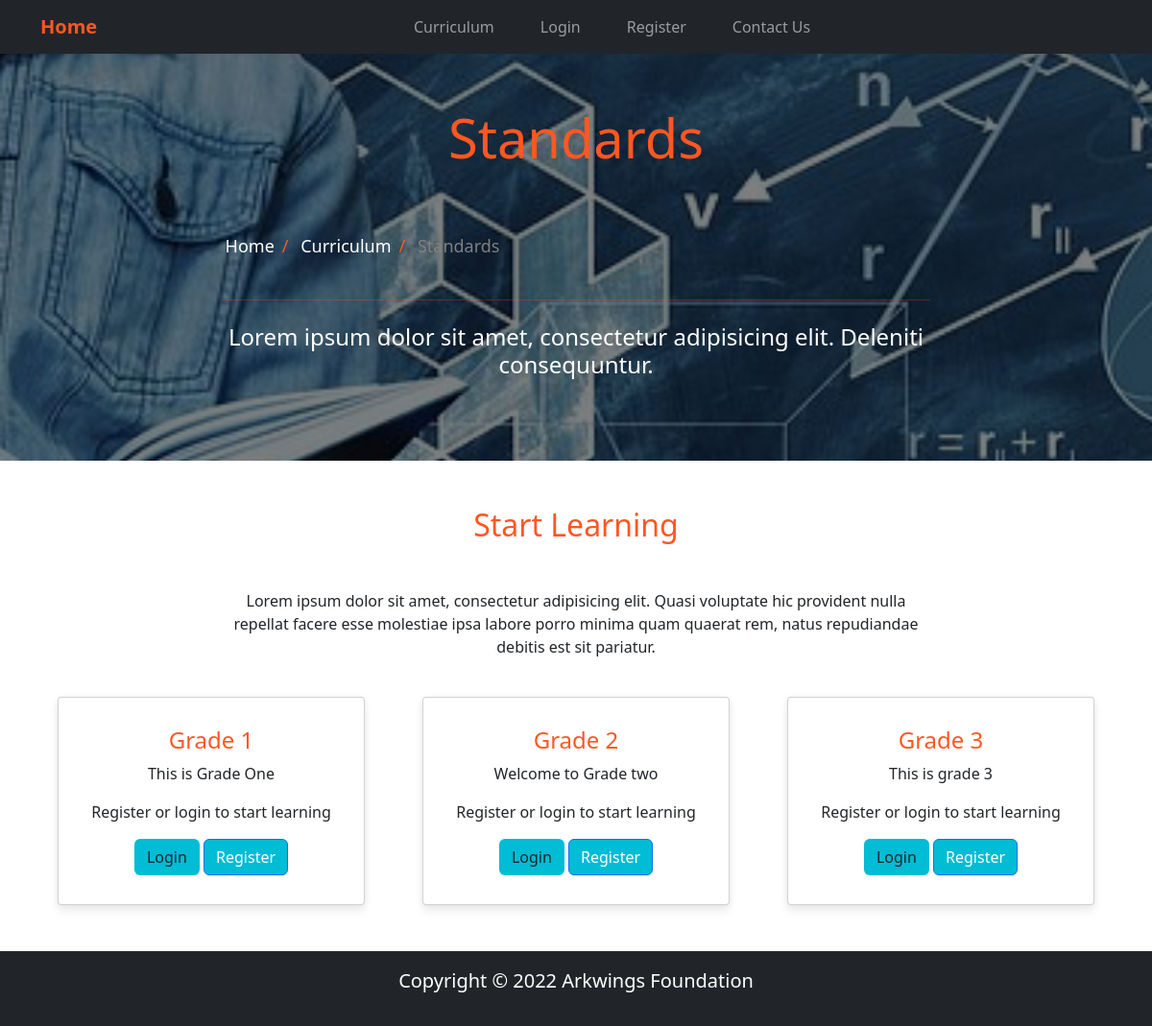
The app's page /curriculum/ with its own data.
### curriculum/models.py (models this page shows, shortened)
class Standard(models.Model):
    name = models.CharField(max_length=100, unique=True)
    slug = models.SlugField(null=True, blank=True)
    description = models.TextField(max_length=500,blank=True)

### curriculum/views.py (the view)
# urls.py: path('', views.StandardListView.as_view(), name='standard_list'),
class StandardListView(ListView):
    context_object_name = 'standards'
    model = Standard
    template_name = 'curriculum/standard_list_view.html'

### curriculum/templates/curriculum/standard_list_view.html (shortened to what this page needs)
{% extends 'base.html' %}
{% load static %}
{% block image_block %}
<header class="info-header">
  <div id="page-intro" class="container-fluid d-flex align-items-center justify-content-center ">
    <div class="row d-flex justify-content-center text-center">
      <div class="col-md-10 text-white">
        <h2 class="display-4 font-weight-bold  p-5 " style="color:#ff5722;" > Standards </h2>
        <div class="row d-flex justify-content-center text-center">
          <ul class="breadcrumb">
            <li><a href="{% url 'index' %}">Home</a></li>
            <li><a href="{% url 'curriculum:standard_list' %}">Curriculum</a></li>
            <li class="disabled-text">Standards</li>
          </ul>
        </div>
        <hr style="color:#ff5722;">
        <h4 class="white-text my-4">Lorem ipsum dolor sit amet, consectetur adipisicing elit.
                  Deleniti
                  consequuntur.</h4>
  </div>
</header>
{% endblock %}
{% block content %}
<section id="best-features" class="text-center">
              <h2 class="mb-5 mt-5 font-weight-bold" style="color:#ff5722;">Start Learning</h2>
              <div class="row d-flex justify-content-center mb-4">
                <div class="col-md-8">
                  <p class="grey-text">Lorem ipsum dolor sit amet, consectetur adipisicing elit. Quasi voluptate
                                    hic
                                    provident nulla repellat
                                    facere esse molestiae ipsa labore porro minima quam quaerat rem, natus repudiandae debitis
                                    est
                                    sit pariatur.</p>
                </div>
              </div>
              <div class="row">
                      {% for standard in standards %}
                      <div class="col-md-4 d-flex mb-5 justify-content-center">
                        <div class="card card-std text-center" style="width: 20rem;">
                          <div class="card-body text-center">
                            <h4 class="card-title" style="color:#ff5722;">{{standard.name}}</h4>
                            <p class="card-text">{{standard.description|truncatechars:75}}</p>
                            {% if user.is_authenticated %}
                            <a href="{% url 'curriculum:subject_list' slug=standard.slug %}" class="btn btn-primary" style="background-color:#00bcd4;">Lets get started</a>
                            {%else%}
                            <p>Register or login to start learning</p>
                            <a href="{% url 'user_login' %}" class="btn btn-std" style="background-color:#00bcd4;">Login</a>
                            <a href="{% url 'register' %}" class="btn btn-primary" style="background-color:#00bcd4;">Register</a>
                            {%endif%}
                          </div>
                        </div>
                      </div>
                      {% endfor %}
              </div>
</section>
{%endblock%}

### static/css/master_css.css (style rules this page uses)
html, body, header, #intro { height: 100%; }
.text-white { color: white; }
hr { border-color: inherit; }
.info-header { height: 60%; }
#page-intro { height: 100%; }
#page-intro { background:linear-gradient(rgba(0, 0, 0, 0.5), rgba(0, 0, 0, 0.5)), url("book-4126483__340.jpg")no-repeat center center fixed; -webkit-background-size: cover; -moz-background-size: cover; -o-background-size: cover; background-size: cover; }
ul.breadcrumb { padding: 10px 16px; list-style: none; background-color: transparent; }
ul.breadcrumb li { display: inline; font-size: 18px; }
ul.breadcrumb li+li:before { padding: 8px; color: #ff5722; content: "/\00a0"; }
ul.breadcrumb li a { color: white; text-decoration: none; }
.disabled-text { color: gray; }
.card-std { border-radius: 4px; background: #fff; box-shadow: 0 6px 10px rgba(0,0,0,.08), 0 0 6px rgba(0,0,0,.05); transition: .3s transform cubic-bezier(.155,1.105,.295,1.12),.3s box-shadow,.3s -webkit-transform cubic-bezier(.155,1.105,.295,1.12); padding: 14px 14px 14px 14px; cursor:default; }

### records on screen
Standard: name "Grade 1", description "This is Grade One"
Standard: name "Grade 2", description "Welcome to Grade two"
Standard: name "Grade 3", description "This is grade 3"
